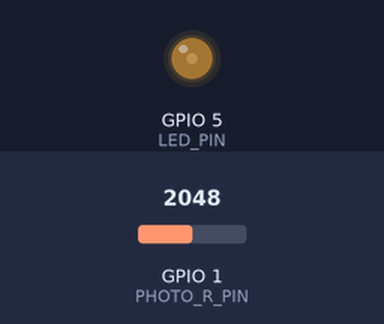
Bench run of a sketch on a simulated ESP32. Shown: output pins drawn as LEDs (lit = HIGH). The inputs (shaded band) are chosen by the test bench; at power-on: GPIO 1 (PHOTO_R_PIN) = 2048.

Above: at 1.03 s.
1.3 s: GPIO 1 (PHOTO_R_PIN) set to 1228
At 2.29 s:
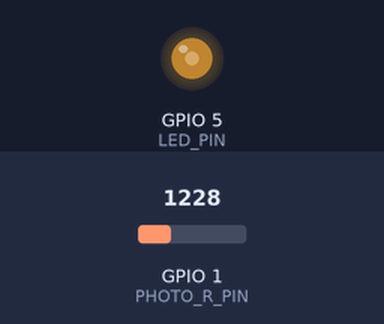
4.3 s: GPIO 1 (PHOTO_R_PIN) set to 491
At 6.8 s:
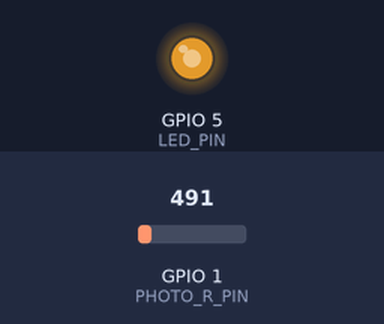
7.3 s: GPIO 1 (PHOTO_R_PIN) set to 4095
Timing chart, 0 to 16.3 s (numbered marks = the images above; inputs shaded):
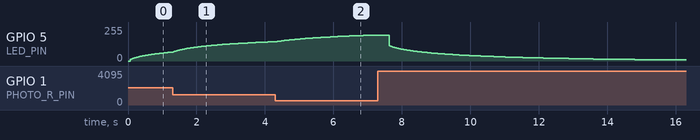

The sketch:

lab2_part3_final.ino
```cpp
//driver header for LEDC functions
#include "driver/ledc.h"
#include <stdio.h>
#include <math.h>


//defining key macros
#define RESOLUTION 12
//ledcAttach() takes HZ
#define FREQUENCY 5000
//max votlage of the specific pin being used on the esp-32
#define MAX_PIN_VOLTAGE 4095
//read room ambiance
#define PHOTO_R_PIN 1
#define LED_PIN 5
float duty = 0;

void setup() {
  ledcAttach(LED_PIN, FREQUENCY, RESOLUTION);
  Serial.begin(115200);
}

void loop() {
  //used to get the duty cycle
  int averageVoltage = analogRead(PHOTO_R_PIN);
  int targetValue = MAX_PIN_VOLTAGE-averageVoltage;


  //truncate to nearest decimal val. ie if it line returns 25.67 we want 25.
  //float dutyCycle = ((float)averageVoltage/(float)MAX_PIN_VOLTAGE);
  //get the levels the LED is on for
  //int duty = (pow(2,RESOLUTION) - 1) * dutyCycle;
  //duty = MAX_PIN_VOLTAGE - averageVoltage;

  duty =  duty + (targetValue - duty) * 0.00025;//duty=duty+(max-ave)*0.2
  ledcWrite(LED_PIN, (int)duty);
}
```
